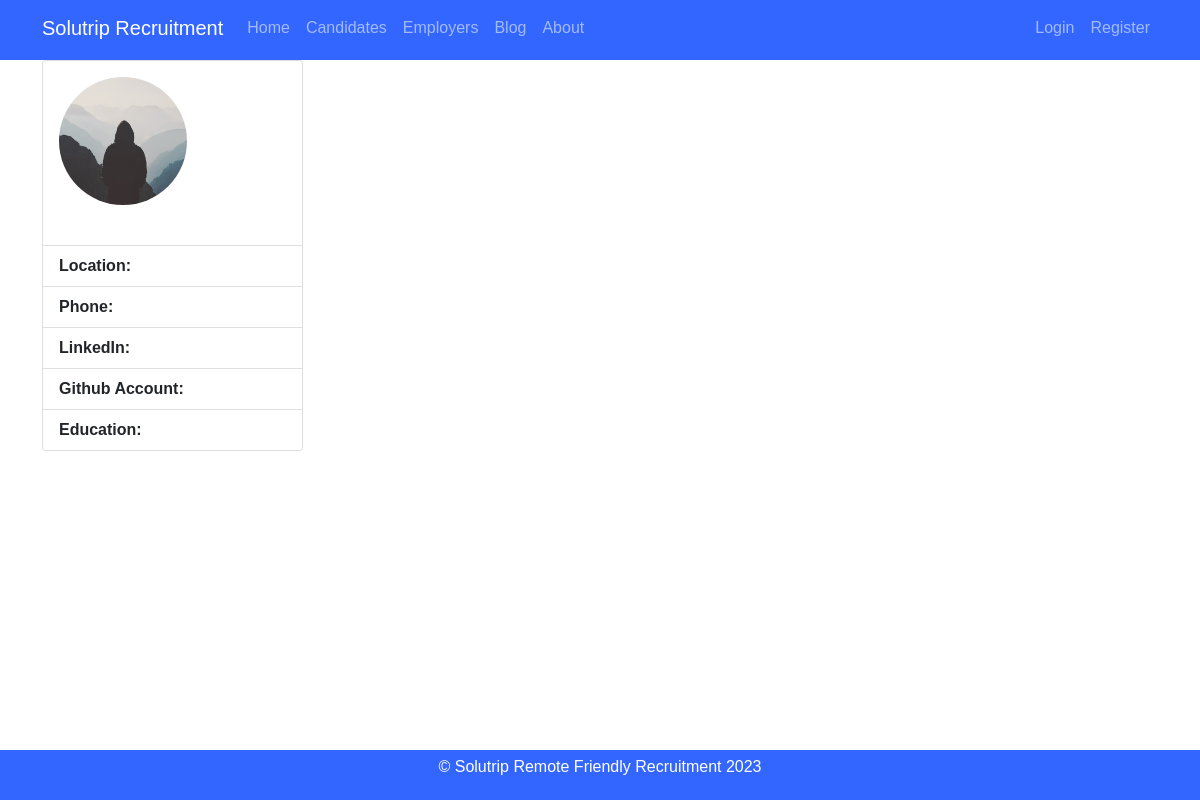
Before: /user_info/3 with the older database file.
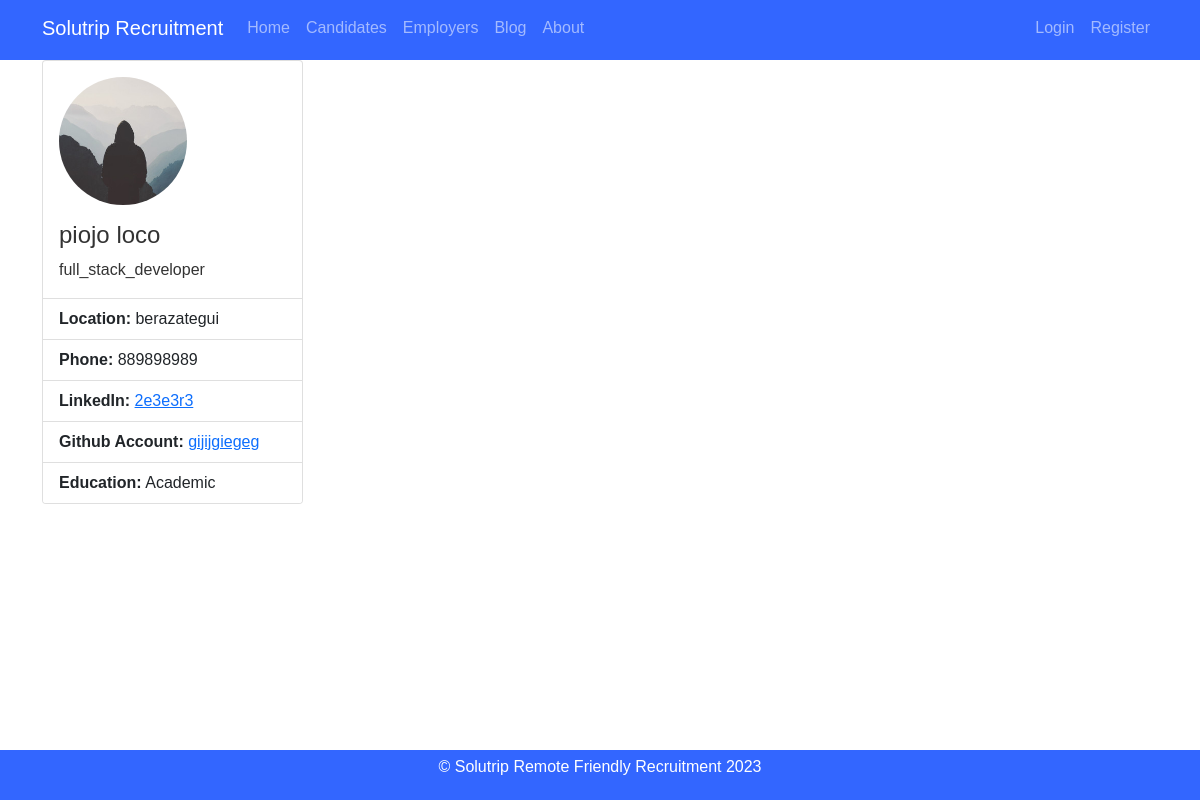
After: the same page with the newer database file.
### Solutrip_app/models.py (models this page shows)
class UserInfo(db.Model):
    id = db.Column (db.Integer, primary_key=True)
    name = db.Column(db.String(60))
    surname = db.Column(db.String(60))
    location = db.Column(db.String(60))
    phone = db.Column(db.String(20), nullable=True)
    linkedin = db.Column(db.String(100))
    profession = db.Column(db.String(200))
    education = db.Column(db.String(200))
    github_account = db.Column(db.String(50), unique=True)
    cv = db.Column(db.LargeBinary, nullable=True)
    user_id = db.Column(db.Integer, db.ForeignKey('user.id'), nullable=False)
    job_applications = db.relationship('JobApplication', backref='user', lazy=True)

### Solutrip_app/routes.py (the view)
@app.route('/user_info/<int:user_id>')
def user_info(user_id):
    user = UserInfo.query.get(user_id)
    return render_template('user_info.html', user=user)

### Solutrip_app/templates/user_info.html
{% extends 'layout.html' %}
{% block content %}
  <div class="row">
    <div class="col-md-3">
      <div class="card">
        <div class="card-body">
          <img src="{{ url_for('static', filename='profile_pics/default.jpg') }}" alt="Profile Picture" class="img-fluid rounded-circle mb-3" width="128" height="128">
          <h4 class="card-title">{{ user.name }} {{ user.surname }}</h4>
          <p class="card-text">{{ user.profession }}</p>
        </div>
        <ul class="list-group list-group-flush">
          <li class="list-group-item"><strong>Location:</strong> {{ user.location }}</li>
          <li class="list-group-item"><strong>Phone:</strong> {{ user.phone }}</li>
          <li class="list-group-item"><strong>LinkedIn:</strong> <a href="{{ user.linkedin }}" target="_blank">{{ user.linkedin }}</a></li>
          <li class="list-group-item"><strong>Github Account:</strong> <a href="{{ user.github_account }}" target="_blank">{{ user.github_account }}</a></li>
          <li class="list-group-item"><strong>Education:</strong> {{ user.education }} </li>
        </ul>
      </div>
    </div>
    </div>
  </div>
{% endblock %}

Changed rows visible on the page:
added UserInfo: name "piojo", surname "loco", profession "full_stack_developer", location "berazategui", phone "889898989", linkedin "2e3e3r3", github_account "gijijgiegeg", education "Academic"
